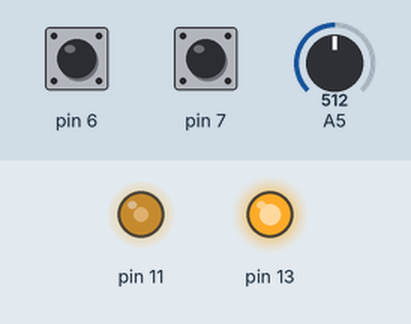
A sketch run on a simulated Arduino Uno, built with avr-gcc and run on an emulated ATmega328P. Parts: output pins drawn as LEDs (lit = HIGH). Inputs (shaded band) come from the test bench; at power-on: A5 = 512, pin 6 HIGH, pin 7 HIGH.

Above: at 1.2 s.
1.3 s: A5 set to 486
2.8 s: A5 set to 463
At 3.7 s:
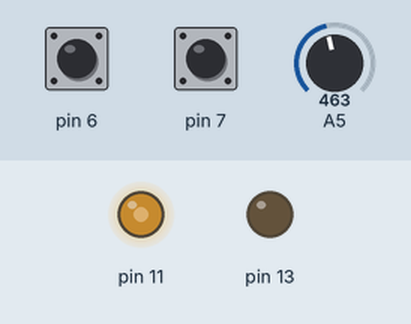
Timing chart, 0 to 5.8 s (numbered marks = the images above; inputs shaded):
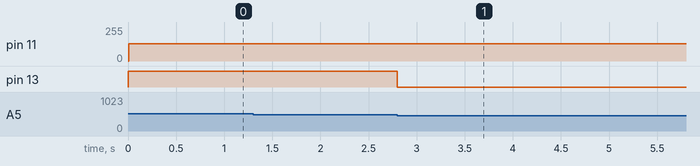

Measured:
- the behaviour switches between 472 and 471 on A5 (found by bisection; images 0 and 1)
- after the input at 1.3 s, every drawn part: stays the same
- after the input at 2.8 s, pin 13: HIGH → LOW at once

The sketch:

Pressure2Amp.ino
```cpp
# define DURATION long(11500) // max 65535
# define WAVE_ sin500_zn
// 122-255 | 156-199 | 200-155 | 250-124 | 270-114 | 350-88 | 400-77 | 500-61
// Actual played frequency is about 60% of the calculation
//   78Hz  |   99Hz  |  126Hz  |  157Hz  |  171Hz  |  221Hz |  253Hz |  320Hz
# define LOOP_ 61

bool play_ = true;
int played_at = 0;
uint8_t i = 0;
int pres=0;

float pressure_scaler = 1.;
long scaled=65535;

int8_t sin122_zn[] = { // 255
  0, 3, 6, 9, 12, 15, 18, 21, 24, 28, 31, 34, 37, 40, 43, 46, 48, 51, 54, 57, 60, 63, 65, 68, 71, 73, 76, 78, 81, 83, 85, 88, 90, 92, 94, 96, 98, 100, 102, 104, 106, 108, 109, 111, 112, 114, 115, 117, 118, 119, 120, 121, 122, 123, 124, 124, 125, 126, 126, 127, 127, 127, 127, 127, 127, 127, 127, 127, 127, 127, 126, 126, 125, 124, 124, 123, 122, 121, 120, 119, 118, 117, 115, 114, 112, 111, 109, 108, 106, 104, 102, 100, 98, 96, 94, 92, 90, 88, 85, 83, 81, 78, 76, 73, 71, 68, 65, 63, 60, 57, 54, 51, 48, 46, 43, 40, 37, 34, 31, 28, 24, 21, 18, 15, 12, 9, 6, 3, 0, -4, -7, -10, -13, -16, -19, -22, -25, -29, -32, -35, -38, -41, -44, -47, -49, -52, -55, -58, -61, -64, -66, -69, -72, -74, -77, -79, -82, -84, -86, -89, -91, -93, -95, -97, -99, -101, -103, -105, -107, -109, -110, -112, -113, -115, -116, -118, -119, -120, -121, -122, -123, -124, -125, -125, -126, -127, -127, -128, -128, -128, -128, -128, -128, -128, -128, -128, -128, -128, -127, -127, -126, -125, -125, -124, -123, -122, -121, -120, -119, -118, -116, -115, -113, -112, -110, -109, -107, -105, -103, -101, -99, -97, -95, -93, -91, -89, -86, -84, -82, -79, -77, -74, -72, -69, -66, -64, -61, -58, -55, -52, -49, -47, -44, -41, -38, -35, -32, -29, -25, -22, -19, -16, -13, -10, -7, -4};
int8_t sin156_zn[] = { // 199
  0, 4, 8, 12, 16, 20, 23, 27, 31, 35, 39, 43, 47, 50, 54, 58, 61, 65, 68, 71, 75, 78, 81, 84, 87, 90, 93, 96, 98, 101, 103, 105, 108, 110, 112, 114, 115, 117, 119, 120, 121, 122, 123, 124, 125, 126, 126, 127, 127, 127, 127, 127, 127, 127, 126, 126, 125, 124, 123, 122, 121, 120, 119, 117, 115, 114, 112, 110, 108, 105, 103, 101, 98, 96, 93, 90, 87, 84, 81, 78, 75, 71, 68, 65, 61, 58, 54, 50, 47, 43, 39, 35, 31, 27, 23, 20, 16, 12, 8, 4, 0, -4, -8, -12, -16, -20, -23, -27, -31, -35, -39, -43, -47, -50, -54, -58, -61, -65, -68, -71, -75, -78, -81, -84, -87, -90, -93, -96, -98, -101, -103, -105, -108, -110, -112, -114, -115, -117, -119, -120, -121, -122, -123, -124, -125, -126, -126, -127, -127, -127, -128, -127, -127, -127, -126, -126, -125, -124, -123, -122, -121, -120, -119, -117, -115, -114, -112, -110, -108, -105, -103, -101, -98, -96, -93, -90, -87, -84, -81, -78, -75, -71, -68, -65, -61, -58, -54, -50, -47, -43, -39, -35, -31, -27, -23, -20, -16, -12, -8, -4};
int8_t sin200_zn[] = { // 155
  0, 5, 10, 15, 20, 25, 30, 35, 40, 45, 50, 54, 59, 64, 68, 72, 76, 80, 84, 88, 92, 95, 99, 102, 105, 108, 110, 113, 115, 117, 119, 121, 122, 124, 125, 126, 127, 127, 127, 127, 127, 127, 127, 126, 125, 124, 122, 121, 119, 117, 115, 113, 110, 108, 105, 102, 99, 95, 92, 88, 84, 80, 76, 72, 68, 64, 59, 54, 50, 45, 40, 35, 30, 25, 20, 15, 10, 5, 0, -5, -10, -15, -20, -25, -30, -35, -40, -45, -50, -54, -59, -64, -68, -72, -76, -80, -84, -88, -92, -95, -99, -102, -105, -108, -110, -113, -115, -117, -119, -121, -122, -124, -125, -126, -127, -127, -127, -128, -127, -127, -127, -126, -125, -124, -122, -121, -119, -117, -115, -113, -110, -108, -105, -102, -99, -95, -92, -88, -84, -80, -76, -72, -68, -64, -59, -54, -50, -45, -40, -35, -30, -25, -20, -15, -10, -5};
int8_t sin250_zn[] = { // 124  0,
  6, 12, 19, 25, 31, 38, 44, 50, 55, 61, 67, 72, 77, 82, 87, 92, 96, 100, 104, 108, 111, 114, 117, 119, 121, 123, 125, 126, 127, 127, 127, 127, 127, 126, 125, 124, 122, 120, 118, 115, 112, 109, 106, 102, 98, 94, 89, 85, 80, 75, 69, 64, 58, 53, 47, 41, 34, 28, 22, 16, 9, 3, -3, -9, -16, -22, -28, -34, -41, -47, -53, -58, -64, -69, -75, -80, -85, -89, -94, -98, -102, -106, -109, -112, -115, -118, -120, -122, -124, -125, -126, -127, -127, -127, -127, -127, -126, -125, -123, -121, -119, -117, -114, -111, -108, -104, -100, -96, -92, -87, -82, -77, -72, -67, -61, -55, -50, -44, -38, -31, -25, -19, -12, -6};
int8_t sin270_zn[] = { // 114
  0, 6, 13, 20, 27, 34, 41, 47, 54, 60, 66, 72, 78, 83, 88, 93, 98, 102, 106, 110, 113, 116, 119, 121, 123, 125, 126, 127, 127, 127, 127, 127, 125, 124, 122, 120, 118, 115, 111, 108, 104, 100, 95, 91, 86, 80, 75, 69, 63, 57, 50, 44, 37, 31, 24, 17, 10, 3, -3, -10, -17, -24, -31, -37, -44, -50, -57, -63, -69, -75, -80, -86, -91, -95, -100, -104, -108, -111, -115, -118, -120, -122, -124, -125, -127, -127, -127, -127, -127, -126, -125, -123, -121, -119, -116, -113, -110, -106, -102, -98, -93, -88, -83, -78, -72, -66, -60, -54, -47, -41, -34, -27, -20, -13, -6};
int8_t sin350_zn[] = { // 88
  0, 9, 18, 26, 35, 44, 52, 60, 68, 75, 83, 89, 95, 101, 106, 111, 115, 119, 122, 124, 126, 127, 127, 127, 127, 125, 123, 120, 117, 113, 109, 104, 98, 92, 86, 79, 72, 64, 56, 48, 39, 31, 22, 13, 4, -4, -13, -22, -31, -39, -48, -56, -64, -72, -79, -86, -92, -98, -104, -109, -113, -117, -120, -123, -125, -127, -127, -127, -127, -126, -124, -122, -119, -115, -111, -106, -101, -95, -89, -83, -75, -68, -60, -52, -44, -35, -26, -18, -9};
int8_t sin400_zn[] = { // 77
  0, 10, 20, 30, 40, 50, 59, 68, 76, 84, 92, 99, 105, 110, 115, 119, 122, 125, 127, 127, 127, 127, 125, 122, 119, 115, 110, 105, 99, 92, 84, 76, 68, 59, 50, 40, 30, 20, 10, 0, -10, -20, -30, -40, -50, -59, -68, -76, -84, -92, -99, -105, -110, -115, -119, -122, -125, -127, -127, -127, -127, -125, -122, -119, -115, -110, -105, -99, -92, -84, -76, -68, -59, -50, -40, -30, -20, -10};
int8_t sin500_zn[] = { // 61
  0, 12, 25, 38, 50, 62, 73, 83, 92, 101, 108, 114, 120, 123, 126, 127, 127, 126, 123, 120, 114, 108, 101, 92, 83, 73, 62, 50, 38, 25, 12, 0, -12, -25, -38, -50, -62, -73, -83, -92, -101, -108, -114, -120, -123, -126, -127, -127, -126, -123, -120, -114, -108, -101, -92, -83, -73, -62, -50, -38, -25, -12};

void setup(){
  //Serial.begin(115200);
  pinMode(11,OUTPUT);
  pinMode(7,INPUT_PULLUP);
  pinMode(6,INPUT_PULLUP);
  DDRB |= 0b00100000;
  cli();
  TCCR2A &= 0b00001100; // Reset Timer
  TCCR2B &= 0b00110000; // Reset Timer
  TCCR2A |= 0b10100001; // Phase Correct mode
  TCCR2B |= 0b00000001; // Prescaler 1
  // Frequency = 31250 Hz, 0.032 ms
  OCR2A = 128;

  TCCR1A &= 0b00001100; //Reset
  TCCR1B &= 0b00100000; //Reset
  TCCR1A |= 0b00000000;
  TCCR1B |= 0b00001010; //Prescaler 8
  OCR1A = DURATION;
  // Frequency = 30.518 Hz, 32 ms for duration = 65535

  TIMSK2 |= (1<<TOIE2);
  TCNT1=0;
  TCNT2=0;
  sei();
}

ISR(TIMER2_OVF_vect){
  if(play_){
    uint8_t enveloped = WAVE_[i++]*(DURATION-TCNT1)/scaled+128;
    OCR2A = enveloped;
    //OCR2A = WAVE_[i]+128; // Useful for checking actual frequency
    if (i>LOOP_){
      i=0;
    }
    if(TCNT1 < 65 || TCNT1 > DURATION-65){ // Racing resolving threshold_Found by trial and error
      play_ = false;
    }
  }
}


void loop(){
  pres = analogRead(A5);//*0.7+prev*0.3;
  if(abs(pres-played_at)>40){
    played_at = pres;
    if(~PIND & 0b10000000){
      // Decreasing
      pressure_scaler = max(0.2,(1000-played_at)/1000.);
    }else if(~PIND & 0b01000000){
      // Increasing
      pressure_scaler = min(1,0.2+played_at/1000.);
    }else{
      // No change
      pressure_scaler = 0.6;
    }
    scaled = float(DURATION)/pressure_scaler;
    i=0;
    TCNT1=0;
    TCNT2=0;
    play_=true;
    PORTB ^= 0b00100000;
  }
  //Serial.println(played_at);
}
```
